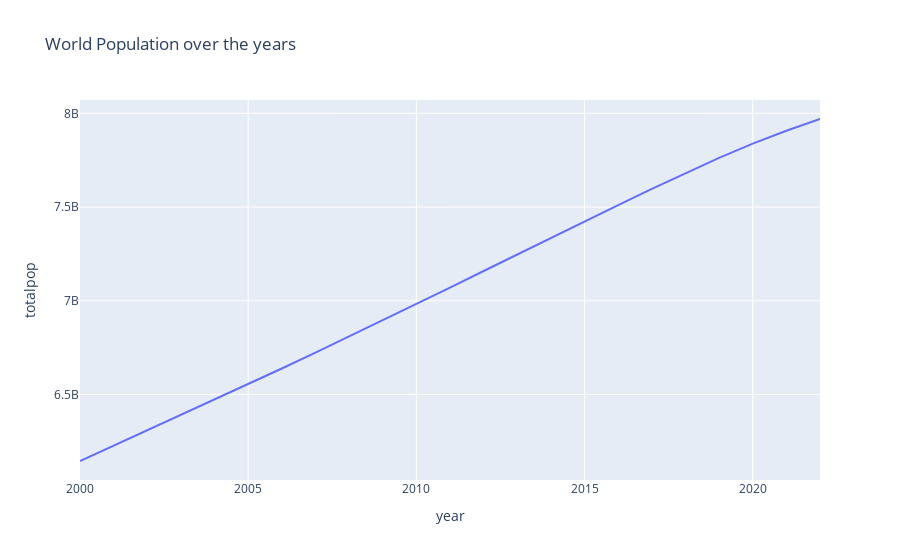

Notebook cell for this chart:
### Code cell
fig_1 = px.line(df, df['year'], df['totalpop'], title='World Population over the years')
fig_1(figsize(8,6))
fig_1.show()

### Figure 1 — Plotly figure (JSON) as saved in the notebook; plotly's stock layout.template omitted (floating-point values rounded to 4 significant figures)
{"data": [{"hovertemplate": "year=%{x}<br>totalpop=%{y}<extra></extra>", "legendgroup": "", "line": {"color": "#636efa", "dash": "solid"}, "marker": {"symbol": "circle"}, "mode": "lines", "name": "", "orientation": "v", "showlegend": false, "type": "scatter", "x": [2000, 2001, 2002, 2003, 2004, 2005, 2006, 2007, 2008, 2009, 2010, 2011, 2012, 2013, 2014, 2015, 2016, 2017, 2018, 2019, 2020, 2021, 2022], "xaxis": "x", "y": [6145615969, 6227423576, 6309048880, 6391443772, 6473292731, 6555715064, 6638955001, 6723488791, 6809137842, 6895845280, 6983140275, 7070333848, 7159045640, 7247935085, 7336370903, 7423960976, 7510831361, 7597184014, 7681158329, 7762327350, 7838331124, 7906669474, 7969676210], "yaxis": "y"}], "layout": {"autosize": true, "legend": {"tracegroupgap": 0}, "title": {"text": "World Population over the years"}, "xaxis": {"anchor": "y", "autorange": true, "domain": [0, 1], "range": [2000, 2022], "title": {"text": "year"}, "type": "linear"}, "yaxis": {"anchor": "x", "autorange": true, "domain": [0, 1], "range": [6044000000.0, 8071000000.0], "title": {"text": "totalpop"}, "type": "linear"}}}
